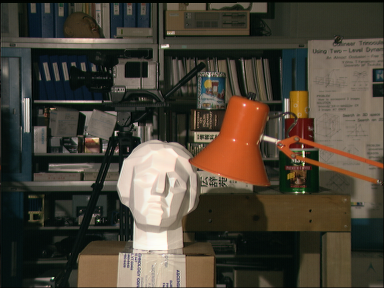
%> input picture tsuR.png, 384 x 288 px
$ octave demo.m   (GNU Octave 9; MATLAB toolbox functions it lacks are replaced by stand-ins)
%> lines starting %> are read from the running program, lines starting %| are printed output that depends on the picture
### stereo.m
%-----------------------------------------------------------------
% function [dsp_f dsp] = stereo(img_R,img_L, maxs)
%
% 3D from stereo.  This function takes a stereo pair
% (that should already be registered so the only difference is in the
% 'x' dimension), and produces a 'disparity map.'  The output here is
% pixel disparity, which can be converted to actual distance from the
% cameras if information about the camera geometry is known.
%
% The output here does show which objects are closer.
% Brighter = closer
%
% EXAMPLE:
% img_R = imread('tsuR.jpg');
% img_L = imread('tsuL.jpg');
% [dsp_f dsp] = stereo(img_R,img_L,20);
%
% Inputs:
%   img_R  = right image
%   img_L  = left image
%   maxs   = maximum pixel disparity.  (depends on image pair)
%
% Outputs:
%   dsp   = pixel disparities before final filtering (0 indicates bad pixel)
%   dsp_f = final disparity map after mode filtering
%
% Algorithm:
% 1) Compute pixel disparity by comparing shifted versions of images.
% 2) Use 2D mode filter to replace low-confidence information with
%    information from high-confidence neighbors.
%
% Coded by Shawn Lankton (http://www.shawnlankton.com) Feb. 2008
%-----------------------------------------------------------------

function [fdsp dsp] = stereo(i1,i2, maxs)
  win_size  = 7; %-- size of window used when smoothing
  tolerance = 2; %-- how close R-L and L-R values need to be
  weight    = 5; %-- weight on gradients opposed to color

  %--determine pixel correspondence Right-to-Left and Left-to-Right
  [dsp1, diff1] = slide_images(i1,i2, 1, maxs, win_size, weight);
  [dsp2, diff2] = slide_images(i2,i1, -1, -maxs, win_size, weight);f


  %--keep only high-confidence pixels
  dsp = winner_take_all(dsp1,diff1,dsp2,diff2,tolerance);

  %--try to eliminate bad pixesl
  fdsp = modefilt2(dsp,[win_size,win_size],2);

%%----- HELPER FUNCTIONS

%-- takes the best disparity when we're within tolerance
% [7 lines left out: function winner_take_all, not called in this run]

%-- slides images across each other to get disparity estimate
function [disparity mindiff] = slide_images(i1,i2,mins,maxs,win_size,weight)
  [dimy,dimx,c] = size(i1);
  disparity = zeros(dimy,dimx);    %-- init outputs
  mindiff = inf(dimy,dimx);

  h = ones(win_size)/win_size.^2;  %-- averaging filter

  [g1x g1y g1z] = gradient(double(i1)); %-- get gradient for each image
  [g2x g2y g2z] = gradient(double(i2));

  step = sign(maxs-mins);          %-- adjusts to reverse slide
  for(i=mins:step:maxs)
    s  = shift_image(i2,i);        %-- shift image and derivs
    sx = shift_image(g2x,i);
    sy = shift_image(g2y,i);
    sz = shift_image(g2z,i);

    %--CSAD  is Cost from Sum of Absolute Differences
    %--CGRAD is Cost from Gradient of Absolute Differences
    diffs = sum(abs(i1-s),3);       %-- get CSAD and CGRAD

    gdiffx = sum(abs(g1x-sx),3);
    gdiffy = sum(abs(g1y-sy),3);
    gdiffz = sum(abs(g1z-sz),3);
    gdiff = gdiffx+gdiffy+gdiffz;

    CSAD  = imfilter(diffs,h);
    CGRAD = imfilter(gdiff,h);
    d = CSAD+weight*CGRAD;          %-- total 'difference' score

    idx = find(d<mindiff);          %-- put corresponding disarity
    disparity(idx) = abs(i);        %   into correct place in image
    mindiff(idx) = d(idx);
  end

%-- Shift an image
function I = shift_image(I,shift)
  dimx = size(I,2);
  if(shift > 0)
    I(:,shift:dimx,:) = I(:,1:dimx-shift+1,:);
    I(:,1:shift-1,:) = 0;
  else
    if(shift<0)
      I(:,1:dimx+shift+1,:) = I(:,-shift:dimx,:);
      I(:,dimx+shift+1:dimx,:) = 0;
    end
  end


### demo.m

%% Run this to demo stereo disparity extraction

i1 = imread('tsuR.png');  %right image
%> i1 is the input picture: size 288x384x3 uint8; mean R, G, B 74.7, 67.6, 55.3
i2 = imread('tsuL.png');  %left image
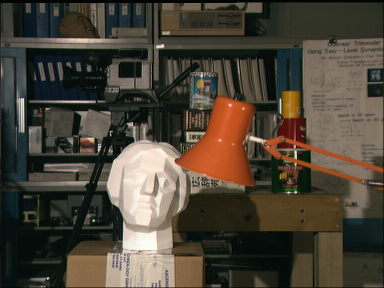
%> input picture tsuL.png, 384 x 288 px
%> i2 is the input picture: size 288x384x3 uint8; mean R, G, B 75.3, 67.9, 55.4

maxs = 20; %maximum disparity between the two images

%-- here's the main call
[d p] = stereo(i1,i2, maxs);
%> in slide_images, `[g2x g2y g2z] = gradient(double(i2));`:
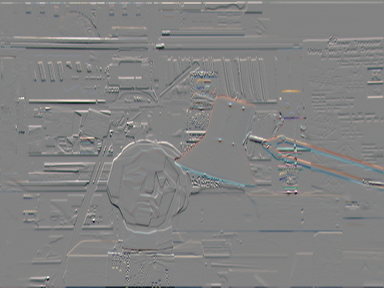
%> g2y: size 288x384x3 double; mean R, G, B 0.1, 0.1, 0.1; mean of the top-left, top-right, bottom-left and bottom-right quarters 0.5, 0.7, -0.3, -0.6; drawn with min black and max white
%> in slide_images, `[g2x g2y g2z] = gradient(double(i2));`:
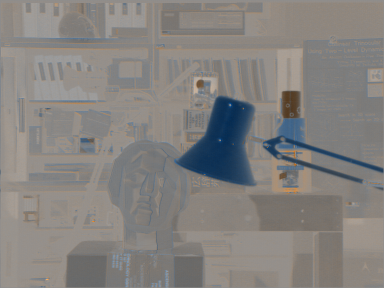
%> g2z: size 288x384x3 double; mean R, G, B -7.4, -9.9, -12.5; drawn with min black and max white
%> after the loop in slide_images, `for(i=mins:step:maxs)`:
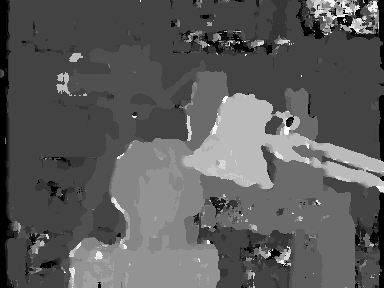
%> disparity: size 288x384 double; min 1, max 20, mean 7.83; drawn with min black and max white
%> after the loop in slide_images, `for(i=mins:step:maxs)`:
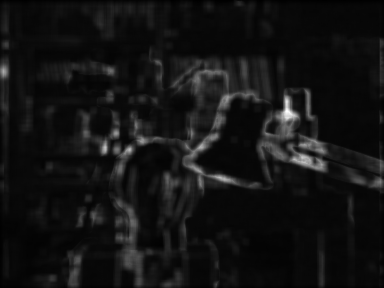
%> mindiff: size 288x384 double; min 8, max 1088.7, mean 90.1; drawn with min black and max white
%> call 2 of slide_images, with mins = -1, maxs = -20, win_size = 7, weight = 5
%> after the loop in slide_images (call 2), `for(i=mins:step:maxs)`:
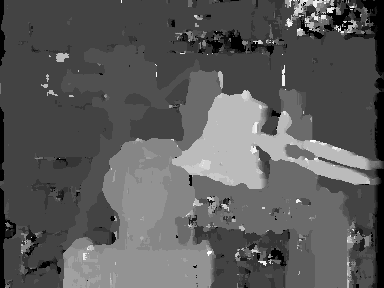
%> disparity: size 288x384 double; min 1, max 20, mean 7.79; drawn with min black and max white
%> after the loop in slide_images (call 2), `for(i=mins:step:maxs)`:
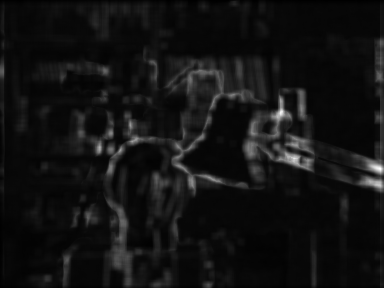
%> mindiff: size 288x384 double; min 9.32, max 1120.8, mean 90.2; drawn with min black and max white
%> the run ends on the next line
